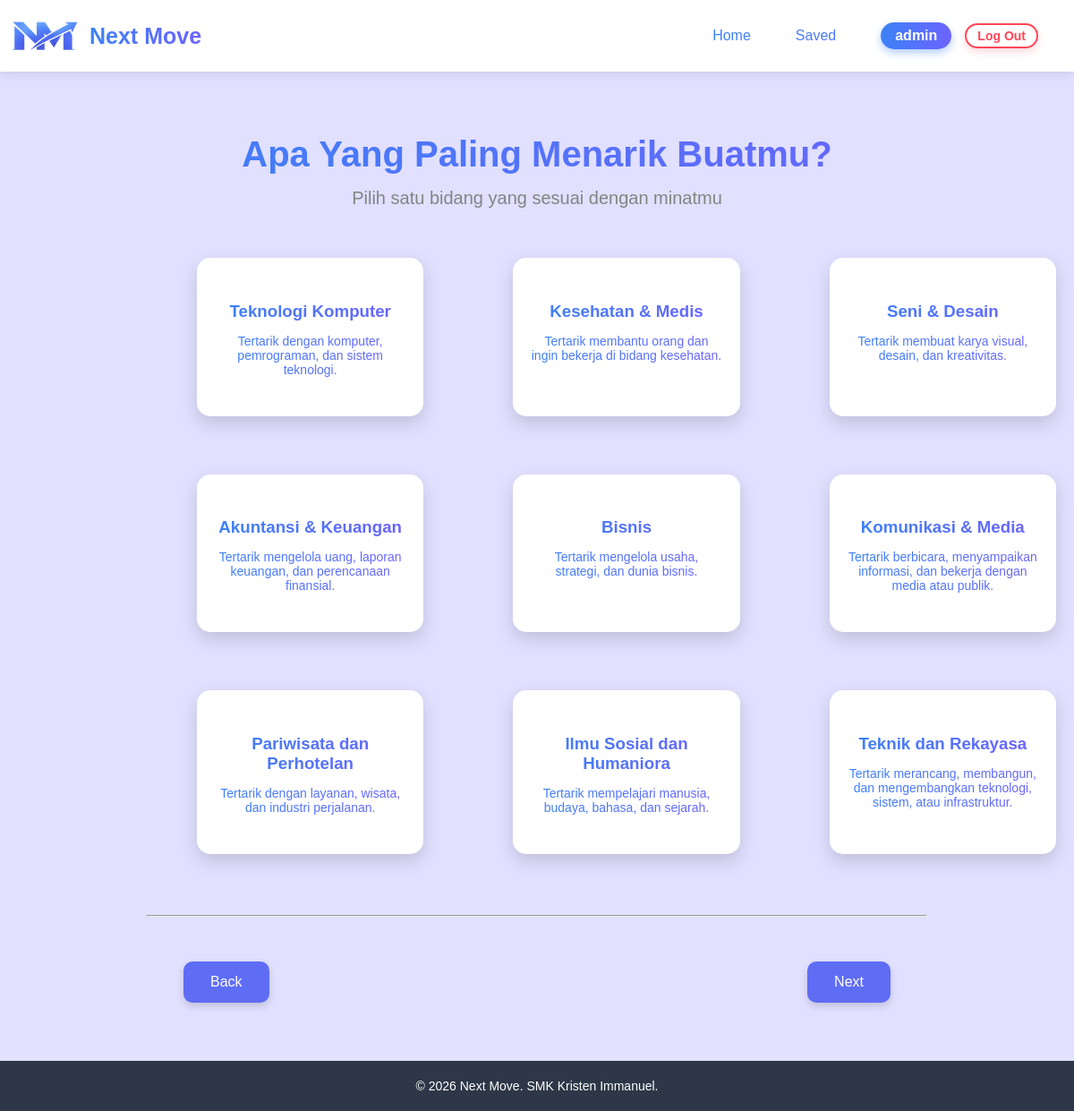
Page /interests (signed in) on the committed database.
### tables this page shows
CREATE TABLE `interests` (
  `id` int NOT NULL,
  `name` varchar(100) NOT NULL,
  `description` text,
  `created_at` timestamp NULL DEFAULT CURRENT_TIMESTAMP
);

### app/controllers/InterestController.php (called while the page is built, shortened)
<?php
class InterestController
{
    public function interest()
    {
        require_once '../app/models/Interest.php';
        $interestModel = new \Interest();
        $interests = $interestModel->getAll();
        require_once '../app/views/interests/interest.php';
    }
}
?>

### public/index.php (called while the page is built, shortened)
<?php
require_once '../app/core/Router.php';
$router = new Router();
$router->add('GET', '/', 'LandingController', 'landingView');
$router->add('GET', '/logout', 'LogoutController', 'logout');
$router->add('GET', '/interests', 'InterestController', 'interest');
$router->add('POST', '/interest/save', 'InterestController', 'saveInterest');
$router->add('GET', '/skills', 'SkillController', 'skill');
$router->add('POST', '/skill/save', 'SkillController', 'saveSkill');
$router->add('GET', '/results', 'ResultController', 'result');
$router->add('GET', '/logins', 'LoginController', 'login');
$router->add('POST', '/logins', 'LoginController', 'authenticate');
$router->add('GET', '/registers', 'RegisterController', 'register');
$router->add('POST', '/registers', 'RegisterController', 'store');
$router->add('GET', '/details', 'DetailController', 'detail');
$router->add('GET', '/saved', 'SaveController', 'save');
$router->run();
?>

### app/config/database.php (called while the page is built, shortened)
<?php
class Database {
    private $host = "localhost";
    private $user = "root";
    private $pass = "";
    public function connect() {
        $conn = new mysqli(
            $this->host,
            $this->user,
            $this->pass
        );
        return $conn;
    }
}

### app/models/interest.php (called while the page is built, shortened)
<?php
require_once __DIR__ . '/../config/database.php';
class Interest {
    private $conn;
    private $table = 'interests';
    public function __construct() {
        $db = new Database();
        $this->conn = $db->connect();
    }
    public function getAll() {
        $sql = "SELECT * FROM {$this->table}";
        $result = $this->conn->query($sql);
        $interests = [];
        while ($row = $result->fetch_assoc()) {
            $interests[] = $row;
        }
        return $interests;
    }
}
?>

### app/views/interests/interest.php (the view, shortened to what this page needs)
<!DOCTYPE html>
<html lang="en">
<head>
    <link rel="stylesheet" href="/css/interest.css">
</head>
<body>
 <div class="navbar">
    <img src="/assets/logo.png" class="logo">
    <h1 class="nextmove">Next Move</h1>
    <div class="navigation">
      <a href="/">Home</a>
      <a href="/saved">Saved</a>
      <?php if(isset($_SESSION['user_name'])): ?>
        <div style="display: flex; gap: 15px; align-items: center;">
          <a href="#" class="help-button"><?= htmlspecialchars($_SESSION['user_name']) ?></a>
          <a href="/logout" class="logout-button">Log Out</a>
        </div>
      <?php else: ?>
        <a href="/registers" class="help-button">Sign Up</a>
      <?php endif; ?>
    </div>
  </div>
<div class="main">
    <div class="title">
        <div class="title-1">Apa Yang Paling Menarik Buatmu?</div>
        <div class="title-2">Pilih satu bidang yang sesuai dengan minatmu</div>
    </div>
    <form id="interestForm" action="/interest/save" method="POST">
      <div class="steps">
<?php
$count = 0;
foreach ($interests as $interest):
    if ($count > 0 && $count % 3 === 0) {
        echo '</div><div class="steps">';
    }
    $count++;
?>
    <div class="card" data-id="<?= $interest['id'] ?>">
        <h3><?= htmlspecialchars($interest['name']) ?></h3>
        <p><?= htmlspecialchars($interest['description']) ?></p>
    </div>
<?php endforeach; ?>
      </div>
<hr>
      <div class="footer-nav">
        <a href="/" class="btn-back">Back</a>
        <button type="submit" class="btn-next">Next</button>
      </div>
    </form>
</div>
    <footer>
    <p>&copy; <?= date('Y') ?> Next Move. SMK Kristen Immanuel.</p>
</footer>
</body>
</html>

### app/core/Router.php (shortened to what this page needs)
<?php
class Router
{
    private array $routes = [];
    public function add(string $method, string $uri, string $controller, string $function)
    {
        $this->routes[] = [
            'method' => $method,
            'uri' => $uri,
            'controller' => $controller,
            'function' => $function,
        ];
    }
    public function run()
    {
      $method = $_SERVER['REQUEST_METHOD'];
      $uri = parse_url($_SERVER['REQUEST_URI'], PHP_URL_PATH);
      foreach($this->routes as $router) {
        $pattern = str_replace(
            '{id}',
            '([0-9]+)',
            $router['uri']
        );
        $pattern ='#^' . $pattern . '$#';
        if ($router['method'] === $method && preg_match($pattern, $uri, $matches)) {
             array_shift($matches);
             $controller = new $controllerClass();
             $function = $router['function'];
             call_user_func_array([$controller, $function], $matches);
             return;
        }
      }
    }
}

### public/css/interest.css (style rules this page uses)
html, body { height: 100vh; margin: 0; padding: 0; display: flex; flex-direction: column; font-family: 'Arial', 'Helvetica', sans-serif; }
.navbar { display: flex; align-items: center; box-shadow: 0 4px 10px rgba(0,0,0,0.1); padding: 10px 0; background: white; flex-shrink: 0; }
.logo { display: flex; width: 100px; height: 60px; align-items: center; }
.nextmove { font-family: Arial, Helvetica, sans-serif; background: linear-gradient(to right, #3B82F6, #6C63FF); -webkit-background-clip: text; -webkit-text-fill-color: transparent; font-size: 25px; margin: 0; display: flex; align-items: center; }
.navigation { display: flex; align-items: center; gap: 50px; margin-left: auto; margin-right: 40px; margin-top: 0; font-family: Arial, Helvetica, sans-serif; background: linear-gradient(to right, #3B82F6, #6C63FF); -webkit-background-clip: text; -webkit-text-fill-color: transparent; }
.navigation > a { text-decoration: none; }
.main { flex: 1; background-color: rgba(108, 99, 255, 0.2); padding: 20px; box-sizing: border-box; }
.title { text-align: center; margin: 50px; }
.title-1 { font-family: Arial, Helvetica, sans-serif; background: linear-gradient(to right, #3B82F6, #6C63FF); -webkit-background-clip: text; -webkit-text-fill-color: transparent; font-size: 40px; font-weight: bold; }
.title-2 { font-family: Arial, Helvetica, sans-serif; color: #848484; margin-top: 15px; font-size: 20px; }
.steps { display: flex; gap: 100px; padding: 60px 0; margin-left: 200px; margin-top: -55px; cursor: pointer; }
.card { background: white; width: 260px; padding: 30px 20px; border-radius: 15px; text-align: center; box-shadow: 0 8px 20px rgba(0,0,0,0.15);; }
.card h3 { margin-bottom: 10px; font-family: Arial, Helvetica, sans-serif; background: linear-gradient(to right, #3B82F6, #6C63FF); -webkit-background-clip: text; -webkit-text-fill-color: transparent; }
.card p { font-size: 14px; font-family: Arial, Helvetica, sans-serif; font-weight:normal; background: linear-gradient(to right, #3B82F6, #6C63FF); -webkit-background-clip: text; -webkit-text-fill-color: transparent; }
hr { width: 75%; color: #cfcfcf; }
.footer-nav { display:flex; justify-content:space-between; margin-top:50px; margin-bottom:40px; padding:0 185px 5px 185px; font-family: Arial, Helvetica, sans-serif; position: relative; }
.btn-back, .btn-next { background:#5f6df5; color:white; border:none; padding:14px 30px; border-radius:10px; font-size:16px; cursor:pointer; box-shadow:0 4px 8px rgba(0,0,0,0.15); transition:0.2s; font-family: Arial, Helvetica, sans-serif; text-decoration: none; }
footer { background: #2d3748; color: white; text-align: center; padding: 20px; flex-shrink: 0; }
footer p { margin: 0; font-size: 14px; }
.help-button { display: inline-block; padding: 6px 16px; font-size: 16px; font-weight: bold; color: white; -webkit-text-fill-color: white; text-decoration: none; border-radius: 20px; background: linear-gradient(to right, #3B82F6, #6C63FF); -webkit-background-clip: unset; box-shadow: 0 4px 10px rgba(59, 130, 246, 0.4); transition: all 0.3s ease; border: none; cursor: pointer; }
.logout-button { display: inline-block; padding: 4px 12px; font-size: 14px; font-weight: bold; color: #ff4757; -webkit-text-fill-color: #ff4757; text-decoration: none; border-radius: 20px; background: white; border: 2px solid #ff4757; box-shadow: 0 4px 10px rgba(255, 71, 87, 0.2); transition: all 0.3s ease; cursor: pointer; }

### rows in the picture
interests: name "Teknologi Komputer", description "Tertarik dengan komputer, pemrograman, dan sistem teknologi."
interests: name "Kesehatan & Medis", description "Tertarik membantu orang dan ingin bekerja di bidang kesehatan."
interests: name "Seni & Desain", description "Tertarik membuat karya visual, desain, dan kreativitas."
interests: name "Akuntansi & Keuangan", description "Tertarik mengelola uang, laporan keuangan, dan perencanaan finansial."
interests: name "Bisnis", description "Tertarik mengelola usaha, strategi, dan dunia bisnis."
interests: name "Komunikasi & Media", description "Tertarik berbicara, menyampaikan informasi, dan bekerja dengan media atau publik."
interests: name "Pariwisata dan Perhotelan", description "Tertarik dengan layanan, wisata, dan industri perjalanan."
interests: name "Ilmu Sosial dan Humaniora", description "Tertarik mempelajari manusia, budaya, bahasa, dan sejarah."
interests: name "Teknik dan Rekayasa", description "Tertarik merancang, membangun, dan mengembangkan teknologi, sistem, atau infrastruktur."
